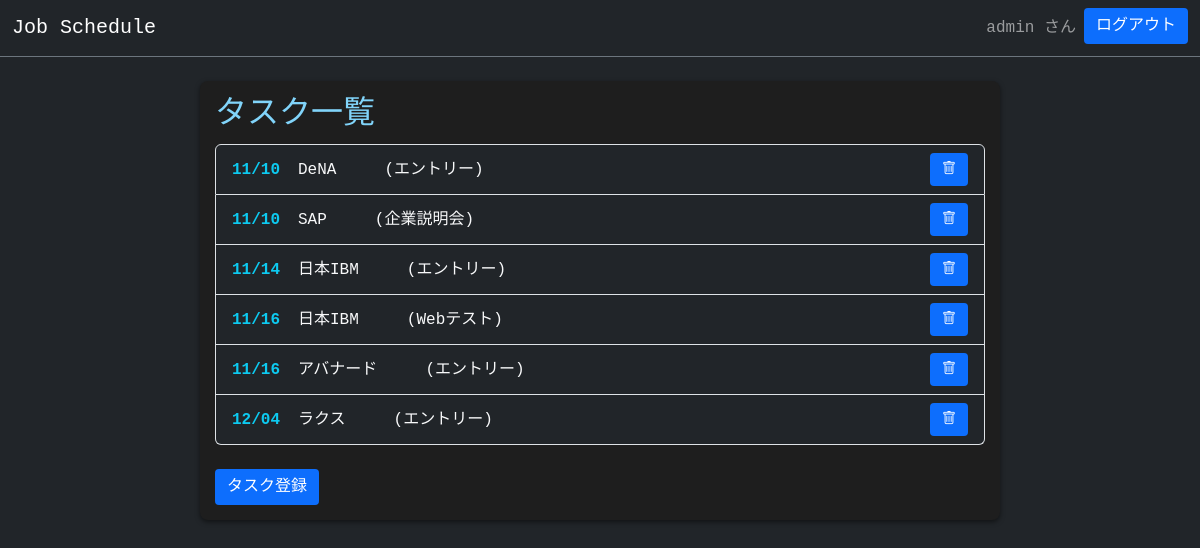
The page /tasks/ (signed in) on the database its author committed.
### tasks/models.py (models this page shows, shortened)
class Task(models.Model):
    class Status(models.TextChoices):
        APPLIED = 'AP', 'エントリー'
        JOBFAIR = 'JF', '企業説明会'
        WEBEXAM = 'WE', 'Webテスト'
        WAITING = 'WT', 'メール待ち'
        INTERVIEW = 'IN', '面接'
    user = models.ForeignKey(
        User,
        on_delete=models.CASCADE,
        default=1
        )
    title = models.CharField(max_length=100)
    status = models.CharField(
        max_length = 2,
        choices = Status.choices,
        default = Status.APPLIED
    )
    deadline = models.DateField(default=timezone.now)

### tasks/views.py (the view)
# urls.py: path('tasks/', views.task_list, name='task_list'),
@login_required(login_url='login')
def task_list(request):
    tasks = Task.objects.filter(user=request.user).order_by('deadline')
    return render(request, 'task_list.html', {'tasks': tasks})

### templates/task_list.html (shortened to what this page needs)
{% extends 'base.html' %}
{% load static %}
{% block content %}
    <body class="container text-light mt-4">
        <h2>タスク一覧</h2>
        <ul class="list-group">
            {% for task in tasks %}
            <li class="list-group-item bg-dark text-light d-flex justify-content-between align-items-center">
                <div class="d-flex align-items-center">
                    <span class="me-3 fw-bold text-info" style="min-width:50px;">
                        {{ task.deadline|date:"m/d" }}
                    </span>
                    <span>{{ task.title }}</span>
                    <span class="ms-5">({{ task.get_status_display }})</span>
                </div>
                <form action="{% url 'task_delete' task.pk %}" method="POST" class="m-0 p-0">
                    <button type="submit" class="btn btn-sm btn-outline-danger" title="削除">
                        <i class="bi bi-trash"></i>
                    </button>
                </form>
            </li>
            {% endfor %}
        </ul>
        <br>
        <a href="{% url 'task_create' %}" class="btn btn-outline-light">タスク登録</a>
    </body>
<link rel="stylesheet" href="https://cdn.jsdelivr.net/npm/bootstrap-icons@1.11.1/font/bootstrap-icons.css">
{% endblock %}

### templates/base.html (shortened to what this page needs)
<!DOCTYPE html>
<html lang="ja">
    <head>
        {% load static %}
        <link href="https://cdn.jsdelivr.net/npm/bootstrap@5.3.2/dist/css/bootstrap.min.css" rel="stylesheet">
        <link rel="stylesheet" href="{% static 'css/style.css' %} ">
    </head>
    <body class="bg-dark text-light">
        <nav class="navbar navbar-expand-lg navbar-dark bg-dark border-bottom border-secondary">
            <div class="container-fluid">
                <a class="navbar-brand" href="/">Job Schedule</a>
                <div class="d-flex ms-auto">
                    {% if user.is_authenticated %}
                        <span class="navbar-text me-2">
                            {{ user.username}} さん
                        </span>
                        <form method="post" action="{% url 'logout' %}"" sytle="display:inline;">
                            <button type="submit" class="btn btn-outline-secondary">ログアウト</a>
                        </form>
                    {% else %}
                        <a href="{% url 'register' %}" class="btn btn-outline-secondary me-2">新規登録</a>
                        <a href="{% url 'login' %}" class="btn btn-outline-secondary ms-2">ログイン</a>
                    {% endif %}
                </div>
            </div>
        </nav>
        <main class="container mt-4">
            {% block content %}{% endblock %}
        </main>
    </body>
</html>

### static/css/style.css (style rules this page uses)
body { font-family: 'Consolas', 'Courier New', monospace; background-color: #121212; margin: 0; padding: 0; color: #e0e0e0; }
.container { max-width: 800px; margin: 20px auto; padding: 15px; background-color: #1e1e1e; border-radius: 8px; box-shadow: 0 2px 5px rgba(0,0,0,0.5); }
h2 { color: #81d4fa; margin-bottom: 10px; }
ul { list-style-type: none; padding: 0; }
li { padding: 8px; border-bottom: 1px solid #333; }
button, .btn { background-color: #0d6efd; color: white; border: none; padding: 6px 12px; border-radius: 4px; cursor: pointer; }
a { color: #81d4fa; text-decoration: none; }

### rows shown on the page
Task: deadline "11/10", title "DeNA", status "エントリー"
Task: deadline "11/10", title "SAP", status "企業説明会"
Task: deadline "11/14", title "日本IBM", status "エントリー"
Task: deadline "11/16", title "日本IBM", status "Webテスト"
Task: deadline "11/16", title "アバナード", status "エントリー"
Task: deadline "12/04", title "ラクス", status "エントリー"

### other values the page prints
{{ user.username }} "admin"
